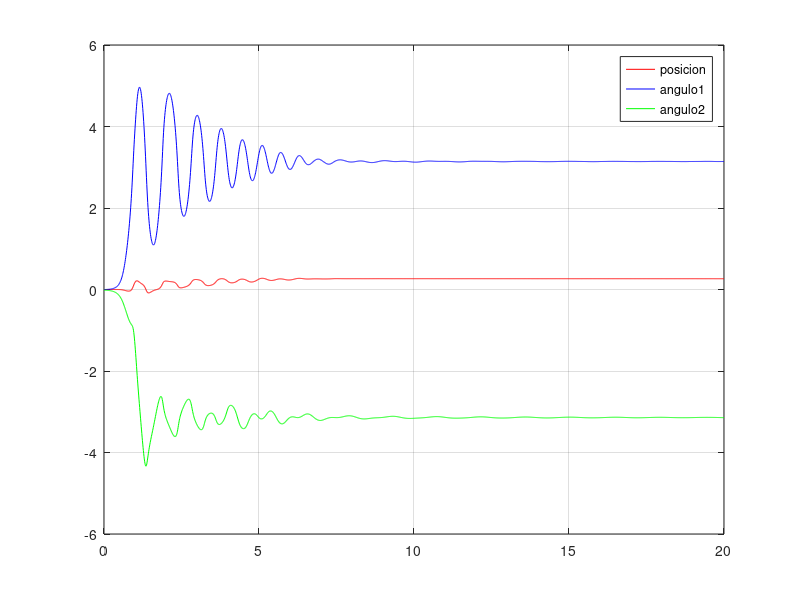

Write the MATLAB code that produced this figure.
%% PROGRAMA PARA VALIDCION DEL MODELO MATEMATICO DE UN PENDULO DOBLE INVERTIDO
%% BORAR VARIABLES DEL SISTEMA
clc,clear all,close all;
%% TIEMPOS DE SIMULACION 
ts=0.01;
t_final=20;
to=0;
t=[to:ts:t_final];
%% VALORES DEL SISTEMA PAPPER MARCELO
m_0=0.5;
m_1=0.4;
m_2=0.2;
l_1=0.2;
l_2=0.4;
g=9.8;
B_0=0.02;
B_1=0.02;
B_2=0.02;
I_1=(1/12)*m_1*l_1^2;
I_2=(1/12)*m_2*l_2^2;
N=(m_0+m_1+m_2)*g;
%% CONDICIONES INICIALES DEL SISTEMA
x(1)=0;
theta1(1)=0*pi/180;
theta2(1)=-1*pi/180;

x_p(1)=0;
theta1_p(1)=0*pi/180;
theta2_p(1)=0*pi/180;
%% ENTRADA DEL SISTEMA
%u=0.2*ones(1,length(t));

%% ESTADOS DESEADOS
xd=1*ones(1,length(t));
theta1d=0*ones(1,length(t));
theta2d=0*ones(1,length(t));

xd_p=0*ones(1,length(t));
theta1d_p=0*ones(1,length(t));
theta2d_p=0*ones(1,length(t));

xd_pp=0*ones(1,length(t));
theta1d_pp=0*ones(1,length(t));
theta2d_pp=0*ones(1,length(t));

K1=diag([1 1 1]);
K2=diag([1 1 1]);
K3=diag([5 5 5]);
K4=diag([1 1 1]);

%% BUCLE DE SIMULACION
for k=1:length(t)
    
   hd=[xd(k);theta1d(k);theta2d(k)];
   hdp=[xd_p(k);theta1d_p(k);theta2d_p(k)];
   hdpp=[xd_pp(k);theta1d_pp(k);theta2d_pp(k)];
   %% VECTORES DE VELOCIDADES
   hp=[x_p(k);theta1_p(k);theta2_p(k)];
   %% VECTORES DE POSICIONES
   h=[x(k);theta1(k);theta2(k)];
   %% ERRORES DEL SISTEMA
   
   he=hd-h;
   he_p=hdp-hp;
  
   %% VECTOR FRICCIONES
   f=[N;theta1_p(k);theta2_p(k)];
   M= [m_0 + m_1 + m_2, l_1*cos(theta1(k))*(m_1 + m_2), l_2*m_2*cos(theta2(k)); 
       l_1*cos(theta1(k))*(m_1 + m_2), I_1 + l_1^2*m_1 + l_1^2*m_2, l_1*l_2*m_2*cos(theta1(k) - theta2(k));
       l_2*m_2*cos(theta2(k)), l_1*l_2*m_2*cos(theta1(k) - theta2(k)), m_2*l_2^2 + I_2];
   
   C=[0, - l_1*m_1*theta1_p(k)*sin(theta1(k)) - l_1*m_2*theta1_p(k)*sin(theta1(k)), -l_2*m_2*theta2_p(k)*sin(theta2(k));
      0, 0, l_1*l_2*m_2*theta2_p(k)*sin(theta1(k) - theta2(k));
      0, -l_1*l_2*m_2*theta1_p(k)*sin(theta1(k) - theta2(k)),0];
  
   G=[0; -g*l_1*sin(theta1(k))*(m_1 + m_2); -g*l_2*m_2*sin(theta2(k))];
   
   E=[1;0;0];
   
   Fr=[-B_0*sign(x_p(k)), 0, 0; 0, -B_1, 0; 0, 0, -B_2];
   %% CONTROL DEL SISTEMA
   CONTROL=hdpp+K2*tanh(inv(K2)*K1*he)+K4*tanh(inv(K4)*K3*he_p);
%    u(k)=pinv(E)*(M*CONTROL+C*hp+G-Fr*f);
   u(k)=0;
   %% SITEMA SIMULACION
   hpp=pinv(M)*(E*u(k)+Fr*f-C*hp-G);
   %% INTEGRACION DE LOS ESTADOS DEL SISTEMA
   x_p(k+1)=x_p(k)+ts*hpp(1);
   theta1_p(k+1)=theta1_p(k)+ts*hpp(2);
   theta2_p(k+1)=theta2_p(k)+ts*hpp(3);
   
   x(k+1)=x(k)+ts*x_p(k);
   theta1(k+1)=theta1(k)+ts*theta1_p(k);
   theta2(k+1)=theta2(k)+ts*theta2_p(k);
   
   
end
figure
plot(t,x(1:length(t)),'r')
grid on
hold on
plot(t,theta1(1:length(t)),'b')
plot(t,theta2(1:length(t)),'g')
legend('posicion','angulo1','angulo2')